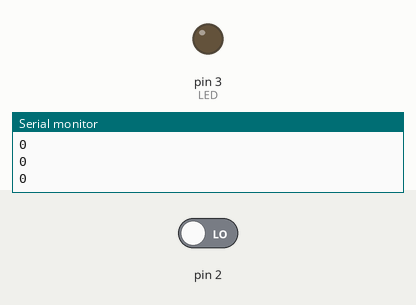
Recording of a sketch running on a simulated Arduino Uno, built with avr-gcc and run on an emulated ATmega328P. Shown: output pins drawn as LEDs (lit = HIGH), the last lines printed to the serial monitor. The test bench sets the inputs (shaded band); at power-on: pin 2 LOW. At 1.3 s the program stops and its outputs stay as they are.

Above: at 1.2 s.
1.3 s: pin 2 driven HIGH
At 2.5 s:
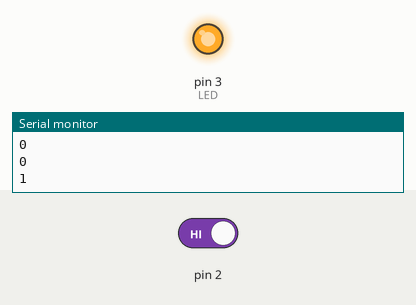
Timing chart, 0 to 2.8 s (numbered marks = the images above; inputs shaded):
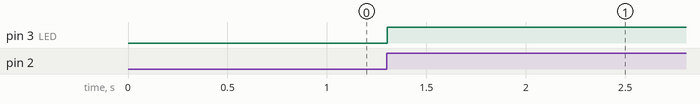

Measured:
- after the input at 1.3 s, pin 3 (LED): LOW → HIGH at once

The sketch:

SevenSegmentDice.ino
```cpp
/*
 * Author      : Ritu Raj
 * Date        : 2 July 2026
 */

#include<Servo.h>
int buttonState = 0;
const int LED = 3;
void setup()
{
  pinMode(2, INPUT);
  pinMode(LED, OUTPUT);
  Serial.begin(9600);
  digitalWrite(LED,LOW);
}

void loop()
{
  buttonState= digitalRead(2);
  Serial.println(buttonState);
  while (buttonState==1){
    digitalWrite(LED, HIGH);
  }
  digitalWrite(LED, LOW);
  delay(10); // Wait for 10 millisecond(s)
}
```
